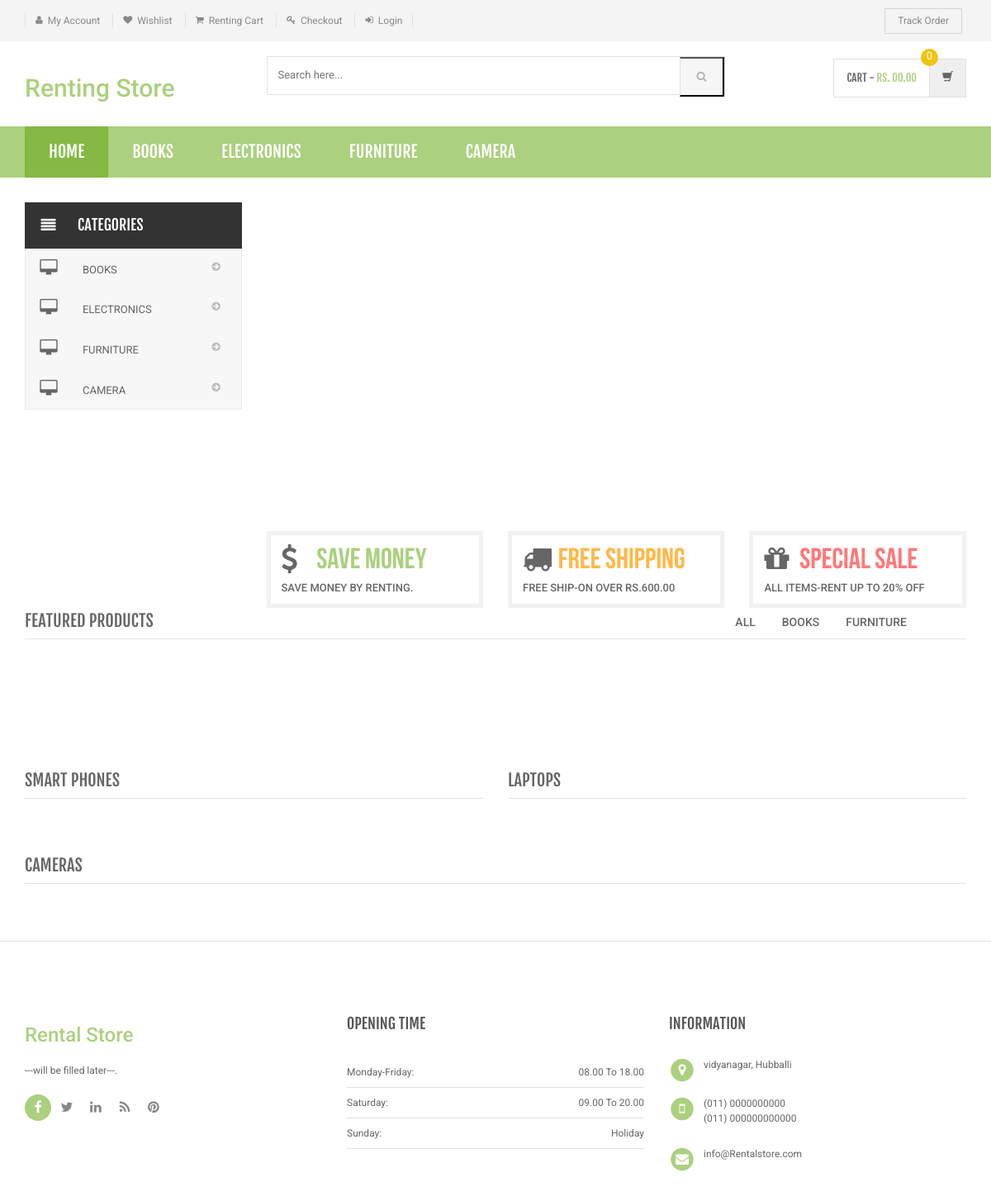
The page / on the database its author committed.
### tables this page shows
CREATE TABLE `category` (
  `id` int(11) NOT NULL,
  `categoryName` varchar(255) NOT NULL,
  `categoryDescription` longtext NOT NULL,
  `creationDate` timestamp NOT NULL DEFAULT CURRENT_TIMESTAMP,
  `updationDate` varchar(255) NOT NULL
);

### index.php (the view, shortened to what this page needs)
<?php
include('includes/config.php');
?>
<!DOCTYPE html>
<html lang="en">
	<head>
	    <link rel="stylesheet" href="assets/css/bootstrap.min.css">
	    <link rel="stylesheet" href="assets/css/main.css">
	    <link rel="stylesheet" href="assets/css/green.css">
	    <link rel="stylesheet" href="assets/css/owl.carousel.css">
		<link rel="stylesheet" href="assets/css/owl.transitions.css">
		<link href="assets/css/lightbox.css" rel="stylesheet">
		<link rel="stylesheet" href="assets/css/animate.min.css">
		<link rel="stylesheet" href="assets/css/rateit.css">
		<link rel="stylesheet" href="assets/css/bootstrap-select.min.css">
		<link href="assets/css/green.css" rel="alternate stylesheet" title="Green color">
		<link href="assets/css/blue.css" rel="alternate stylesheet" title="Blue color">
		<link href="assets/css/red.css" rel="alternate stylesheet" title="Red color">
		<link href="assets/css/orange.css" rel="alternate stylesheet" title="Orange color">
		<link href="assets/css/dark-green.css" rel="alternate stylesheet" title="Darkgreen color">
		<link rel="stylesheet" href="assets/css/font-awesome.min.css">
	</head>
    <body class="cnt-home">
<header class="header-style-1">
<?php include('includes/top-header.php');?>
<?php include('includes/main-header.php');?>
<?php include('includes/menu-bar.php');?>
</header>
<div class="body-content outer-top-xs" id="top-banner-and-menu">
	<div class="container">
		<div class="furniture-container homepage-container">
		<div class="row">
			<div class="col-xs-12 col-sm-12 col-md-3 sidebar">
	<?php include('includes/side-menu.php');?>
			</div>
			<div class="col-xs-12 col-sm-12 col-md-9 homebanner-holder">
<div id="hero" class="homepage-slider3">
</div>
<div class="info-boxes wow fadeInUp">
	<div class="info-boxes-inner">
		<div class="row">
			<div class="col-md-6 col-sm-4 col-lg-4">
				<div class="info-box">
					<div class="row">
						<div class="col-xs-2">
						     <i class="icon fa fa-dollar"></i>
						</div>
						<div class="col-xs-10">
							<h4 class="info-box-heading green"> Save money </h4>
						</div>
					</div>
					<h6 class="text">Save Money by Renting.</h6>
				</div>
			</div>
			<div class="hidden-md col-sm-4 col-lg-4">
				<div class="info-box">
					<div class="row">
						<div class="col-xs-2">
							<i class="icon fa fa-truck"></i>
						</div>
						<div class="col-xs-10">
							<h4 class="info-box-heading orange">free shipping</h4>
						</div>
					</div>
					<h6 class="text">free ship-on over Rs.600.00</h6>
				</div>
			</div>
			<div class="col-md-6 col-sm-4 col-lg-4">
				<div class="info-box">
					<div class="row">
						<div class="col-xs-2">
							<i class="icon fa fa-gift"></i>
						</div>
						<div class="col-xs-10">
							<h4 class="info-box-heading red">Special Sale</h4>
						</div>
					</div>
					<h6 class="text">All items-rent up to 20% off </h6>
				</div>
			</div>
		</div>
	</div>
</div>
			</div>
		</div>
		<div id="product-tabs-slider" class="scroll-tabs inner-bottom-vs  wow fadeInUp">
			<div class="more-info-tab clearfix">
			   <h3 class="new-product-title pull-left">Featured Products</h3>
				<ul class="nav nav-tabs nav-tab-line pull-right" id="new-products-1">
					<li class="active"><a href="#all" data-toggle="tab">All</a></li>
					<li><a href="#books" data-toggle="tab">Books</a></li>
					<li><a href="#furniture" data-toggle="tab">Furniture</a></li>
				</ul>
			</div>
		</div>
			<div class="sections prod-slider-small outer-top-small">
				<div class="row">
					<div class="col-md-6">
	                   <section class="section">
	                   	<h3 class="section-title">Smart Phones</h3>
	                   </section>
					</div>
					<div class="col-md-6">
						<section class="section">
							<h3 class="section-title">Laptops</h3>
	                   </section>
					</div>
				</div>
			</div>
	<section class="section featured-product inner-xs wow fadeInUp">
		<h3 class="section-title">Cameras</h3>
		</section>
</div>
</div>
<?php include('includes/footer.php');?>
</body>
</html>

### includes/menu-bar.php (shortened to what this page needs)
<div class="header-nav animate-dropdown">
    <div class="container">
        <div class="yamm navbar navbar-default" role="navigation">
            <div class="nav-bg-class">
                <div class="navbar-collapse collapse" id="mc-horizontal-menu-collapse">
	<div class="nav-outer">
		<ul class="nav navbar-nav">
			<li class="active dropdown yamm-fw">
				<a href="index.php" data-hover="dropdown" class="dropdown-toggle">Home</a>
			</li>
              <?php $sql=mysqli_query($con,"select id,categoryName  from category limit 6");
while($row=mysqli_fetch_array($sql))
{
    ?>
			<li class="dropdown yamm">
				<a href="category.php?cid=<?php echo $row['id'];?>"> <?php echo $row['categoryName'];?></a>
			</li>
			<?php } ?>
		</ul>
		<div class="clearfix"></div>
	</div>
</div>
            </div>
        </div>
    </div>
</div>

### includes/side-menu.php
<div class="side-menu animate-dropdown outer-bottom-xs">
    <div class="head"><i class="icon fa fa-align-justify fa-fw"></i> Categories</div>
    <nav class="yamm megamenu-horizontal" role="navigation">
        <ul class="nav">
            <li class="dropdown menu-item">
              <?php $sql=mysqli_query($con,"select id,categoryName  from category");
while($row=mysqli_fetch_array($sql))
{
    ?>
                <a href="category.php?cid=<?php echo $row['id'];?>" class="dropdown-toggle"><i class="icon fa fa-desktop fa-fw"></i>
                <?php echo $row['categoryName'];?></a>
                <?php }?>
</li>
</ul>
    </nav>
</div>

### assets/css/green.css (style rules this page uses)
a { color: #abd07e; }
.header-style-1 .header-nav { background: #abd07e; }
.cnt-home .header-style-1 .header-nav .navbar .navbar-nav > li.active { background: #84b943; }
.info-box .info-box-heading.green { color: #abd07e; }

### assets/css/lightbox.css (style rules this page uses)
body:after { content: url(../images/close.png) url(../images/loading.gif) url(../images/prev.png) url(../images/next.png); display: none; }

### assets/css/blue.css (style rules this page uses)
a { color: #3498db; }
.header-style-1 .header-nav { background: #3498db; }
.cnt-home .header-style-1 .header-nav .navbar .navbar-nav > li.active { background: #1d6ca1; }
.info-box .info-box-heading.green { color: #3498db; }

### assets/css/red.css (style rules this page uses)
a { color: #ff6c6c; }
.header-style-1 .header-nav { background: #ff6c6c; }
.cnt-home .header-style-1 .header-nav .navbar .navbar-nav > li.active { background: #ff1a1a; }
.info-box .info-box-heading.green { color: #ff6c6c; }

### assets/css/orange.css (style rules this page uses)
a { color: #f39c12; }
.header-style-1 .header-nav { background: #f39c12; }
.cnt-home .header-style-1 .header-nav .navbar .navbar-nav > li.active { background: #ab6c09; }
.info-box .info-box-heading.green { color: #f39c12; }

### assets/css/dark-green.css (style rules this page uses)
a { color: #12cca7; }
.header-style-1 .header-nav { background: #12cca7; }
.cnt-home .header-style-1 .header-nav .navbar .navbar-nav > li.active { background: #0b816a; }
.info-box .info-box-heading.green { color: #12cca7; }

### rows shown on the page
category: categoryName "BOOKS"
category: categoryName "ELECTRONICS"
category: categoryName "FURNITURE"
category: categoryName "CAMERA"
